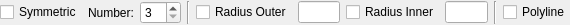
<?xml version="1.0" encoding="UTF-8"?>
<ui version="4.0">
 <class>LC_StarOptions</class>
 <widget class="QWidget" name="LC_StarOptions">
  <property name="geometry">
   <rect>
    <x>0</x>
    <y>0</y>
    <width>570</width>
    <height>24</height>
   </rect>
  </property>
  <property name="windowTitle">
   <string>Form</string>
  </property>
  <layout class="QGridLayout" name="gridLayout">
   <property name="leftMargin">
    <number>0</number>
   </property>
   <property name="topMargin">
    <number>1</number>
   </property>
   <property name="rightMargin">
    <number>0</number>
   </property>
   <property name="bottomMargin">
    <number>1</number>
   </property>
   <item row="0" column="10">
    <spacer name="horizontalSpacer">
     <property name="orientation">
      <enum>Qt::Horizontal</enum>
     </property>
     <property name="sizeType">
      <enum>QSizePolicy::Expanding</enum>
     </property>
     <property name="sizeHint" stdset="0">
      <size>
       <width>0</width>
       <height>20</height>
      </size>
     </property>
    </spacer>
   </item>
   <item row="0" column="0">
    <widget class="QCheckBox" name="cbSymmertix">
     <property name="toolTip">
      <string>If checked, symmetric star will be created.</string>
     </property>
     <property name="text">
      <string>Symmetric</string>
     </property>
    </widget>
   </item>
   <item row="0" column="7">
    <widget class="QLineEdit" name="leRadiusInner">
     <property name="minimumSize">
      <size>
       <width>30</width>
       <height>0</height>
      </size>
     </property>
     <property name="maximumSize">
      <size>
       <width>50</width>
       <height>16777215</height>
      </size>
     </property>
     <property name="toolTip">
      <string>Radius for inner edges.</string>
     </property>
    </widget>
   </item>
   <item row="0" column="1">
    <widget class="QLabel" name="label">
     <property name="text">
      <string>Number:</string>
     </property>
    </widget>
   </item>
   <item row="0" column="2">
    <widget class="QSpinBox" name="sbNumber">
     <property name="toolTip">
      <string>Number of rays.</string>
     </property>
     <property name="minimum">
      <number>3</number>
     </property>
    </widget>
   </item>
   <item row="0" column="4">
    <widget class="QCheckBox" name="cbRadiusOuter">
     <property name="toolTip">
      <string>If checked, outer edges will be rounded. </string>
     </property>
     <property name="text">
      <string>Radius Outer</string>
     </property>
    </widget>
   </item>
   <item row="0" column="6">
    <widget class="QCheckBox" name="cbRadiusInner">
     <property name="toolTip">
      <string>If checked, inner edges will be rounded. </string>
     </property>
     <property name="text">
      <string>Radius Inner</string>
     </property>
    </widget>
   </item>
   <item row="0" column="9">
    <widget class="QCheckBox" name="cbPolyline">
     <property name="toolTip">
      <string>If checked, the star will be drawn as polyline. </string>
     </property>
     <property name="text">
      <string>Polyline</string>
     </property>
    </widget>
   </item>
   <item row="0" column="5">
    <widget class="QLineEdit" name="leRadusOuter">
     <property name="minimumSize">
      <size>
       <width>30</width>
       <height>0</height>
      </size>
     </property>
     <property name="maximumSize">
      <size>
       <width>50</width>
       <height>16777215</height>
      </size>
     </property>
     <property name="toolTip">
      <string>Radius for outer rays (edges).</string>
     </property>
    </widget>
   </item>
   <item row="0" column="3">
    <widget class="Line" name="line">
     <property name="orientation">
      <enum>Qt::Vertical</enum>
     </property>
    </widget>
   </item>
   <item row="0" column="8">
    <widget class="Line" name="line_2">
     <property name="orientation">
      <enum>Qt::Vertical</enum>
     </property>
    </widget>
   </item>
  </layout>
 </widget>
 <resources/>
 <connections/>
</ui>
